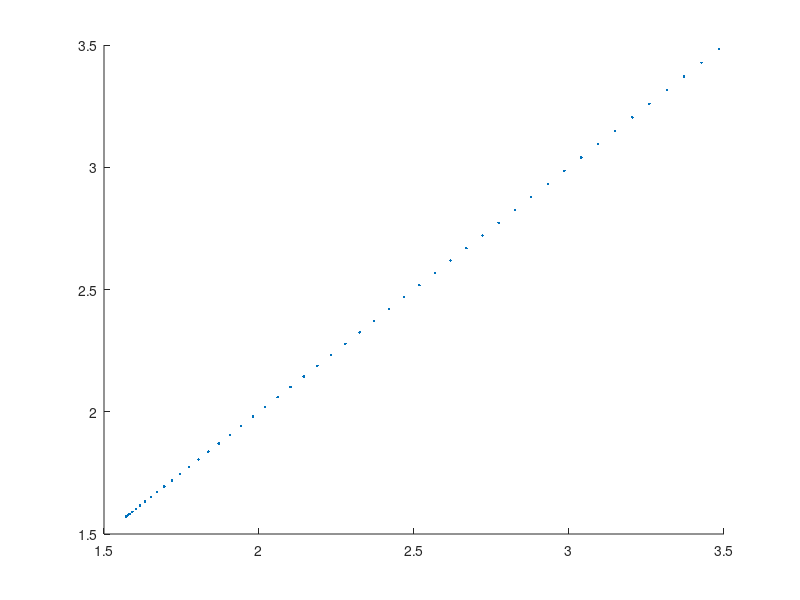

This figure's MATLAB source:
addpath('../../matlab_code/GeometryTools');
addpath('../../matlab_code/ripser');
addpath('../../matlab_code/TDETools');

%% Define system

scale = 2*pi;

N = 100;

thetas = linspace(0, scale, N);
phis = linspace(0, scale, N);

%% observation point
theta0 = 0;
phi0 = 0;

% theta0 = 0;
% phi0 = 0;

%% observation function
g = @(theta, phi) sqrt(min(scale - mod(abs(theta-theta0),scale), mod(abs(theta-theta0),scale)).^2 + min(scale - mod(abs(phi-phi0),scale), mod(abs(phi-phi0),scale)).^2);

gK = @(theta,phi) g(mod(theta+scale/2, scale), mod(-phi, scale));

[X, Y] = meshgrid(thetas,phis);

X = X(:);
Y = Y(:);

% x = g(thetas, phis);
% y = g(mod(thetas + scale/2, scale),mod(-phis, scale));

scatter(g(pi/2,Y), gK(pi/2,Y), '.');

% scatter(cos(X-theta0)+cos(Y), -cos(X-theta0)+cos(Y), '.');

